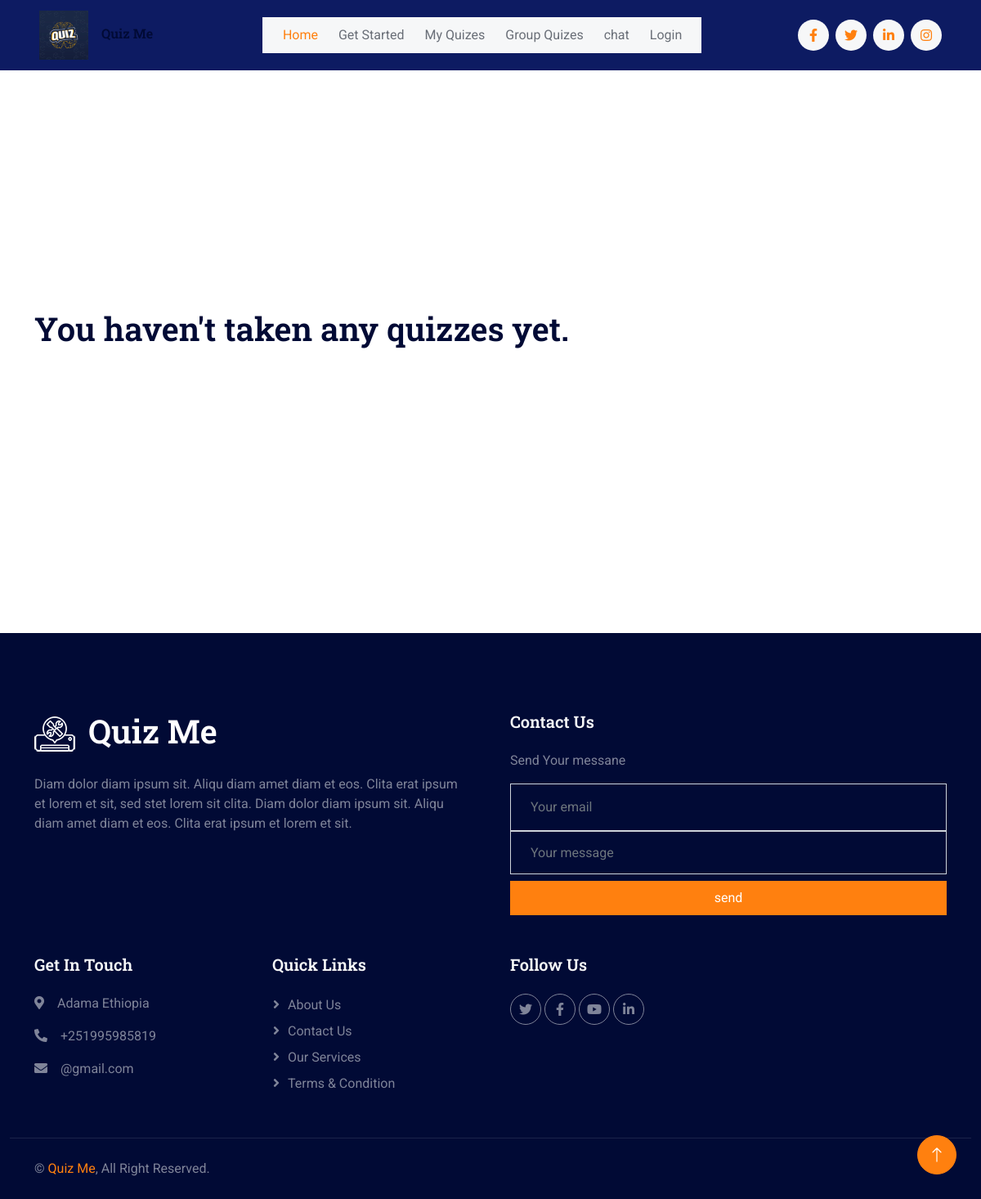
The page /my_quizes (signed in) on the database as committed earlier.
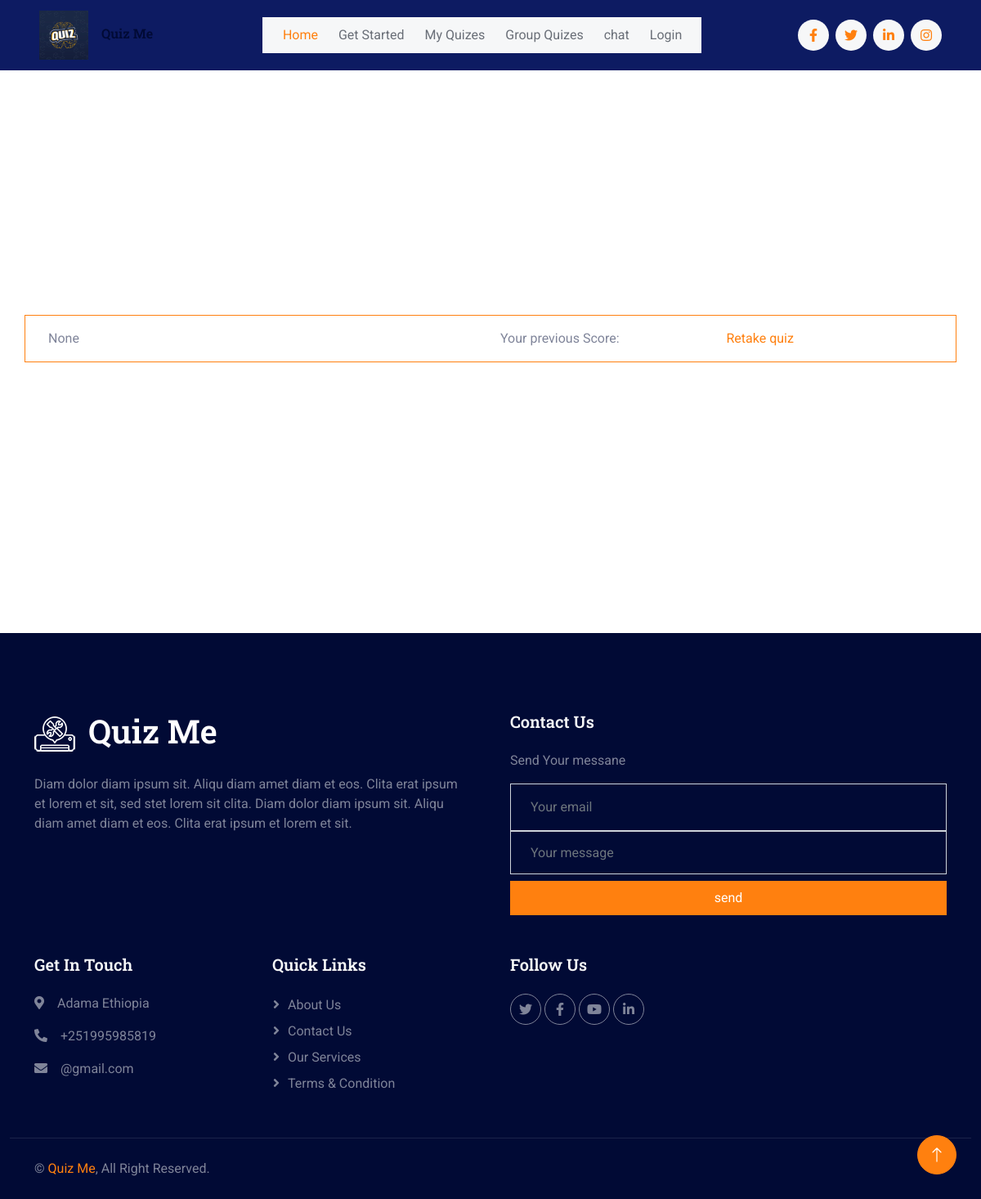
The same page on the database as committed later.
### quiz_app/models.py (models this page shows, shortened)
class Quiz(models.Model):
    title = models.CharField(max_length=100, null=True, blank=True)
    size = models.IntegerField()
    generated_by = models.ForeignKey(CustomUser, on_delete=models.CASCADE)
    questions = models.TextField()
    user_score = models.IntegerField(default=0)

### quiz_app/views.py (the view)
# urls.py: path('my_quizes', views.myquizes, name='my_quizes'),
@login_required(login_url='login')
def myquizes(request):
    user = request.user
    quizs = Quiz.objects.all().filter(generated_by= user)
    return render(request, 'my_quizes.html', {"quizes":quizs})

### templates/my_quizes.html (shortened to what this page needs)
{% extends 'index2.html' %}
{% block content %}
{% load static %}
    <body>
        <div class="container-xxl py-5 custom-container">
            <div class="container">
                {% if quizes %}
                    {% for quiz in quizes %}
                        <div class="row border border-primary rounded p-3 mt-3">
                            <div class="col-md-6">
                                {{ quiz.title }}
                            </div>
                            <div class="col-md-3">
                                Your previous Score: {{ quiz.score }}
                            </div>
                            <div class="col-md-3">
                                <a href="">Retake quiz</a>
                            </div>
                        </div>
                    {% endfor %}
                {% else %}
                    <h1>You haven't taken any quizzes yet.</h1>
                {% endif %}
            </div>
        </div>
    </body>
{% endblock content %}

Rows that differ between the two databases and show on the page:
added Quiz: title "None"
Other text that changed with them:
text no longer shown: "You haven't taken any quizzes yet."
